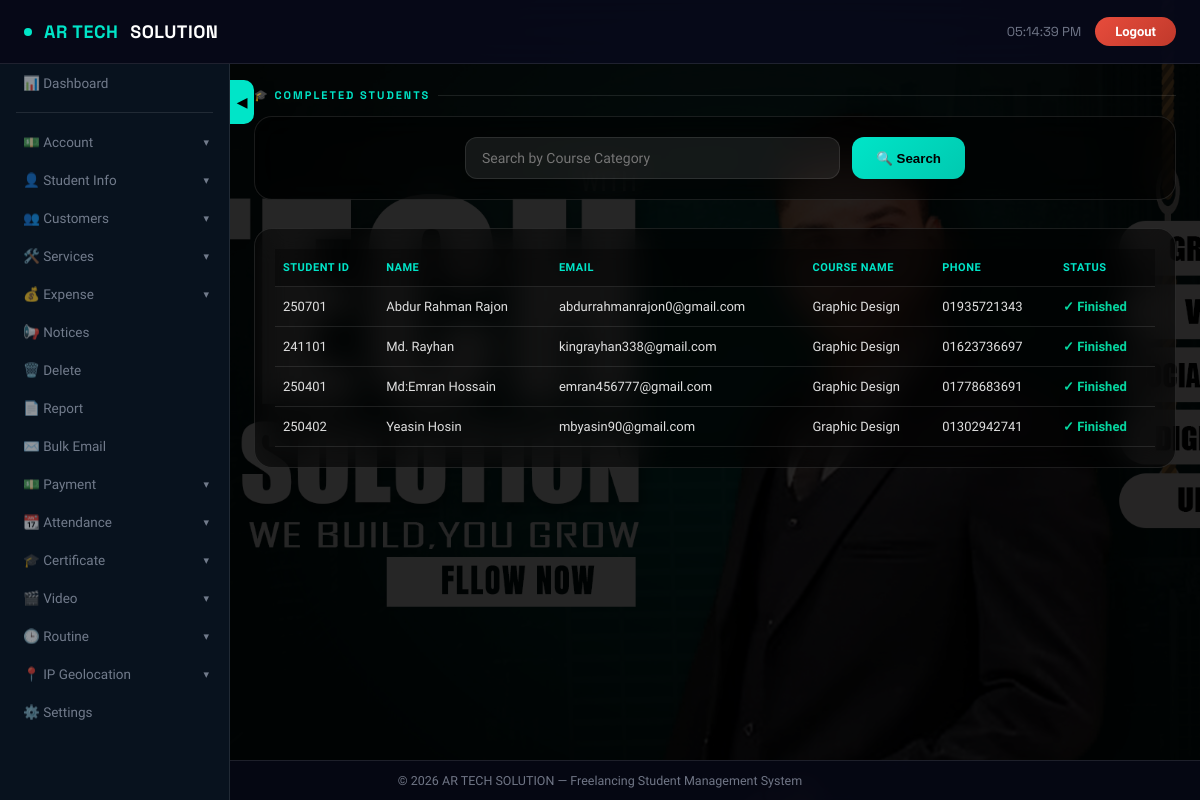
/admin/completed_students.php (signed in), run on the app's committed database.
### tables this page shows
CREATE TABLE `students` (
  `student_id` int(11) NOT NULL,
  `name` varchar(255) NOT NULL,
  `father_name` varchar(255) DEFAULT NULL,
  `mother_name` varchar(255) DEFAULT NULL,
  `dob` date DEFAULT NULL,
  `present_address` text DEFAULT NULL,
  `permanent_address` text DEFAULT NULL,
  `id_type` enum('NID','Birth ID') NOT NULL,
  `nid_birth_id` varchar(50) DEFAULT NULL,
  `email` varchar(255) NOT NULL,
  `course_category` enum('Web Development','Graphic Design','Digital Marketing','Freelancing','office application') NOT NULL,
  `course_status` enum('ongoing','finished','incomplete') DEFAULT 'ongoing',
  `is_blocked` tinyint(1) DEFAULT 0,
  `issue_date` date DEFAULT NULL,
  `course_start_date` date DEFAULT NULL,
  `course_end_date` date DEFAULT NULL,
  `city` varchar(100) DEFAULT NULL,
  `district` varchar(100) DEFAULT NULL,
  `course_fee` decimal(10,2) DEFAULT NULL,
  `paid_fee` decimal(10,2) DEFAULT NULL,
  `profile_image` varchar(255) DEFAULT NULL,
  `created_at` timestamp NOT NULL DEFAULT current_timestamp(),
  `last_updated` timestamp NOT NULL DEFAULT current_timestamp() ON UPDATE current_timestamp(),
  `phone_number` varchar(20) DEFAULT NULL,
  `gender` varchar(10) DEFAULT NULL,
  `marital_status` varchar(20) DEFAULT NULL,
  `occupation` varchar(50) DEFAULT NULL,
  `religion` varchar(30) DEFAULT NULL,
  `country` varchar(50) DEFAULT NULL
);

### admin/config.php (called while the page is built, shortened)
<?php
if (!isset($conn)) {
    $conn = new mysqli("localhost", "root", "", "freelancing");
}
$settings = [];
$result = $conn->query("SELECT setting_key, setting_value FROM app_settings");
if ($result) {
    while ($row = $result->fetch_assoc()) {
        $settings[$row['setting_key']] = $row['setting_value'];
    }
}
$dark_mode = isset($settings['dark_mode']) && $settings['dark_mode'] == '1';
?>

### admin/completed_students.php (the view, shortened to what this page needs)
<?php
require_once 'config.php';
$search_category = '';
if (isset($_GET['category']) && !empty(trim($_GET['category']))) {
    $search_category = $conn->real_escape_string(trim($_GET['category']));
    $sql = "SELECT student_id, name, email, phone_number, course_status, course_category
            FROM students
            WHERE course_status = 'finished' AND course_category LIKE '%$search_category%'
            ORDER BY name ASC";
} else {
    $sql = "SELECT student_id, name, email, phone_number, course_status, course_category
            FROM students
            WHERE course_status = 'finished'
            ORDER BY name ASC";
}
$result = $conn->query($sql);
?>
<!DOCTYPE html>
<html lang="en">
<head>
</head>
<body class="<?php echo $dark_mode ? 'dark-mode' : ''; ?>">
<nav class="topnav">
    <div style="display:flex;align-items:center;gap:14px;">
        <div class="topnav-brand">
            <div class="brand-dot"></div>
            <span>AR TECH</span> SOLUTION
        </div>
    </div>
    <div class="topnav-right">
        <div class="topnav-time" id="liveClock"></div>
        <a href="logout.php" class="logout-btn">Logout</a>
    </div>
</nav>
<?php
include 'navigation.php';
?>
<div class="sidebar-toggle-pill" id="sidebarToggle">◀</div>
<main class="main" id="mainContent">
    <div class="section-title">🎓 Completed Students</div>
    <div class="search-card">
        <form method="GET" action="">
            <input type="text" name="category" placeholder="Search by Course Category" value="<?php echo htmlspecialchars($search_category); ?>">
            <button type="submit">🔍 Search</button>
        </form>
    </div>
    <div class="table-card">
        <?php if ($result->num_rows > 0): ?>
            <div style="overflow-x: auto;">
                <table>
                    <thead>
                        <tr>
                            <th>Student ID</th>
                            <th>Name</th>
                            <th>Email</th>
                            <th>Course Name</th>
                            <th>Phone</th>
                            <th>Status</th>
                        </tr>
                    </thead>
                    <tbody>
                        <?php while($row = $result->fetch_assoc()): ?>
                        <tr>
                            <td><?php echo htmlspecialchars($row['student_id']); ?></td>
                            <td><?php echo htmlspecialchars($row['name']); ?></td>
                            <td><?php echo htmlspecialchars($row['email']); ?></td>
                            <td><?php echo htmlspecialchars($row['course_category']); ?></td>
                            <td><?php echo htmlspecialchars($row['phone_number']); ?></td>
                            <td><span class="status-completed">✓ <?php echo ucfirst($row['course_status']); ?></span></td>
                        </tr>
                        <?php endwhile; ?>
                    </tbody>
                </table>
            </div>
        <?php else: ?>
            <div class="no-data">❌ No students have finished their course yet.</div>
        <?php endif; ?>
    </div>
</main>
<div class="footer">
    &copy; <?php echo date("Y"); ?> AR TECH SOLUTION — Freelancing Student Management System
</div>
</body>
</html>

### admin/completed_students.php (style rules this page uses)
:root { --bg: rgba(8,12,24,0.82); --glass: rgba(255,255,255,0.07); --glass-border: rgba(255,255,255,0.13); --glass-hover: rgba(255,255,255,0.13); --accent: #00e5c8; --accent2: #7b5ea7; --accent3: #ff6b6b; --accent4: #ffd166; --accent5: #06d6a0; --text: #e8eaf0; --muted: rgba(200,210,230,0.55); --card-radius: 18px; --sans: 'Plus Jakarta Sans', sans-serif; --mono: 'Space Grotesk', sans-serif; --nav-h: 64px; --sidebar-w: 230px; --shadow: 0 8px 32px rgba(0,0,0,0.35); }
*, *::before, *::after { box-sizing: border-box; margin: 0; padding: 0; }
body::before { content: ''; position: fixed; inset: 0; background: linear-gradient(135deg,rgba(8,10,30,0.88) 0%,rgba(15,20,50,0.78) 50%,rgba(5,15,35,0.85) 100%); z-index: 0; pointer-events: none; }
.topnav { position: fixed; top: 0; left: 0; right: 0; height: var(--nav-h); background: rgba(8,10,28,0.85); backdrop-filter: blur(18px); border-bottom: 1px solid var(--glass-border); display: flex; align-items: center; justify-content: space-between; padding: 0 24px; z-index: 1100; }
.topnav-brand { display: flex; align-items: center; gap: 12px; font-family: var(--mono); font-size: 18px; font-weight: 700; letter-spacing: 0.5px; color: #fff; }
.topnav-brand span { color: var(--accent); }
.brand-dot { width: 8px; height: 8px; background: var(--accent); border-radius: 50%; animation: pulse 2s infinite; }
.topnav-right { display: flex; align-items: center; gap: 14px; }
.topnav-time { font-family: var(--mono); font-size: 13px; color: var(--muted); }
.logout-btn { background: linear-gradient(135deg,#e74c3c,#c0392b); color: #fff; padding: 7px 20px; border-radius: 40px; text-decoration: none; font-size: 13px; font-weight: 700; transition: opacity .2s; border: none; cursor: pointer; }
.sidebar-toggle-pill { position: fixed; top: calc(var(--nav-h) + 16px); left: var(--sidebar-w); width: 24px; height: 44px; background: var(--accent); border-radius: 0 10px 10px 0; display: flex; align-items: center; justify-content: center; cursor: pointer; z-index: 1060; font-size: 13px; color: #000; font-weight: 900; transition: left .3s cubic-bezier(.4,0,.2,1), background .2s; }
.main { margin-left: var(--sidebar-w); padding: calc(var(--nav-h) + 24px) 24px 80px; position: relative; z-index: 1; transition: margin-left .3s cubic-bezier(.4,0,.2,1); min-height: 100vh; }
.section-title { font-family: var(--mono); font-size: 11px; font-weight: 700; text-transform: uppercase; letter-spacing: 2px; color: var(--accent); margin-bottom: 14px; display: flex; align-items: center; gap: 8px; }
.section-title::after { content: ''; flex: 1; height: 1px; background: var(--glass-border); }
.search-card { background: var(--glass); backdrop-filter: blur(16px); border: 1px solid var(--glass-border); border-radius: var(--card-radius); padding: 20px; margin-bottom: 28px; display: flex; justify-content: center; }
.search-card form { display: flex; gap: 12px; flex-wrap: wrap; justify-content: center; width: 100%; max-width: 500px; }
.search-card input { flex: 1; padding: 12px 16px; background: rgba(255,255,255,0.08); border: 1px solid var(--glass-border); border-radius: 12px; color: var(--text); font-family: var(--sans); font-size: 14px; outline: none; }
.search-card button { padding: 12px 24px; background: linear-gradient(135deg, var(--accent), #00c9b0); border: none; border-radius: 12px; color: #000; font-weight: 700; cursor: pointer; transition: opacity .2s; }
.table-card { background: var(--glass); backdrop-filter: blur(16px); border: 1px solid var(--glass-border); border-radius: var(--card-radius); padding: 20px; overflow-x: auto; }
table { width: 100%; border-collapse: collapse; font-size: 13px; }
th, td { padding: 12px 8px; text-align: left; border-bottom: 1px solid var(--glass-border); }
th { background: rgba(0,0,0,0.3); color: var(--accent); font-weight: 600; text-transform: uppercase; letter-spacing: 0.5px; font-size: 11px; }
td { color: var(--text); }
.status-completed { color: var(--accent5); font-weight: 700; }
.footer { position: fixed; bottom: 0; left: 0; right: 0; background: rgba(6,8,20,0.9); backdrop-filter: blur(10px); border-top: 1px solid var(--glass-border); text-align: center; padding: 12px; font-size: 12.5px; color: var(--muted); z-index: 900; }

### data on the page
students: student_id "250701", name "Abdur Rahman Rajon", email "abdurrahmanrajon0@gmail.com", course_category "Graphic Design", phone_number "01935721343", course_status "Finished"
students: student_id "241101", name "Md. Rayhan", email "kingrayhan338@gmail.com", course_category "Graphic Design", phone_number "01623736697", course_status "Finished"
students: student_id "250401", name "Md:Emran Hossain", email "emran456777@gmail.com", course_category "Graphic Design", phone_number "01778683691", course_status "Finished"
students: student_id "250402", name "Yeasin Hosin", email "mbyasin90@gmail.com", course_category "Graphic Design", phone_number "01302942741", course_status "Finished"

### other printed values
get_sidebar_label('dashboard', '📊 Dashboard') "📊 Dashboard"
get_sidebar_label('account', '💵 Account') "💵 Account"
get_sidebar_label('student_info', '👤 Student Info') "👤 Student Info"
get_sidebar_label('customers', '👥 Customers') "👥 Customers"
get_sidebar_label('services', '🛠️ Services') "🛠️ Services"
get_sidebar_label('expense', '💰 Expense') "💰 Expense"
get_sidebar_label('notices', '📢 Notices') "📢 Notices"
get_sidebar_label('delete', '🗑️ Delete') "🗑️ Delete"
get_sidebar_label('report', '📄 Report') "📄 Report"
get_sidebar_label('Bulk_Email', '✉️ Bulk Email') "✉️ Bulk Email"
get_sidebar_label('payment', '💵 Payment') "💵 Payment"
get_sidebar_label('attendance', '📆 Attendance') "📆 Attendance"
get_sidebar_label('certificate', '🎓 Certificate') "🎓 Certificate"
get_sidebar_label('video', '🎬 Video') "🎬 Video"
get_sidebar_label('routine', '🕒 Routine') "🕒 Routine"
